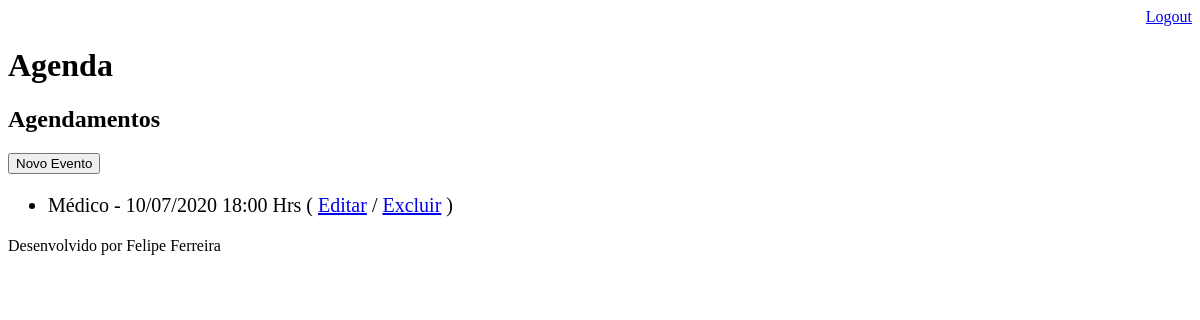
Page /agenda/ (signed in) on the earlier database version.
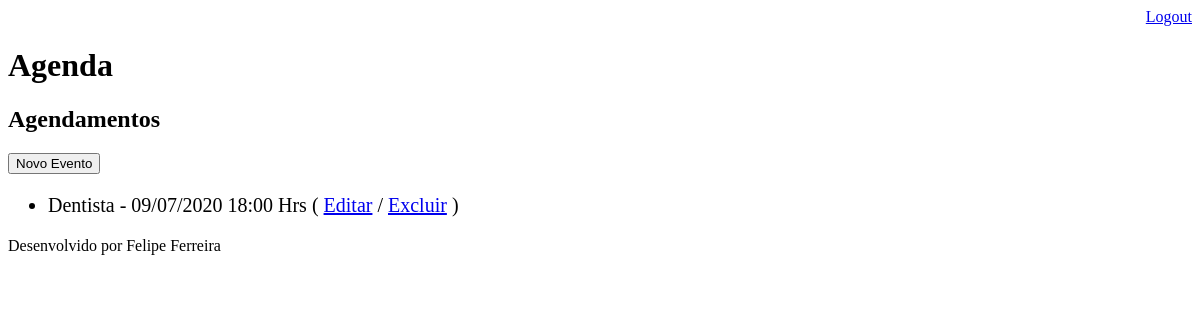
Same page on the later database version.
### core/models.py (models this page shows, shortened)
class Evento (models.Model):
    titulo = models.CharField(max_length=100)
    descricao = models.TextField(blank=True, null=True)
    data_evento = models.DateTimeField(verbose_name='Data do Evento')
    data_criacao = models.DateTimeField(auto_now=True, verbose_name='Data de Criação')
    usuario = models.ForeignKey(User, on_delete=models.CASCADE)
    class Meta:
        db_table = 'evento'
    def get_data_evento(self):
        return self.data_evento.strftime('%d/%m/%Y %H:%M Hrs')
    def get_evento_atrasado(self):
        if self.data_evento < datetime.now():
            return True
        else:
            return False

### core/views.py (the view)
# urls.py: path('agenda/', views.lista_eventos),
@login_required(login_url='/login/')
def lista_eventos (request):
    usuario = request.user
    data_atual = datetime.now() - timedelta(hours=1)
    evento = Evento.objects.filter(usuario=usuario,
                                    data_evento__gt=data_atual)
    dados = {'eventos': evento}
    return render(request, 'agenda.html', dados)

### templates/agenda.html (shortened to what this page needs)
{% extends "model-page.html" %}
{% block content %}
    <h2>Agendamentos</h2>
    <a href="evento/">
        <button type="button">Novo Evento</button>
    </a>
    <ul style="font-size: 20px">
    {% for evento in eventos %}
        <li>
            <div style=>
                {{ evento.titulo }} - {{ evento.get_data_evento }}
                ( <a href="evento/?id={{ evento.id }}" >Editar</a>
                / <a href="evento/delete/{{ evento.id }}/" >Excluir</a> )
            </div>
        </li>
    {% endfor %}
    </ul>
{% endblock%}

Differences in the rows shown:
removed Evento: titulo "Médico", get_data_evento "10/07/2020 18:00 Hrs"
now on this page (row edited): Evento: titulo "Dentista", get_data_evento "09/07/2020 18:00 Hrs"
